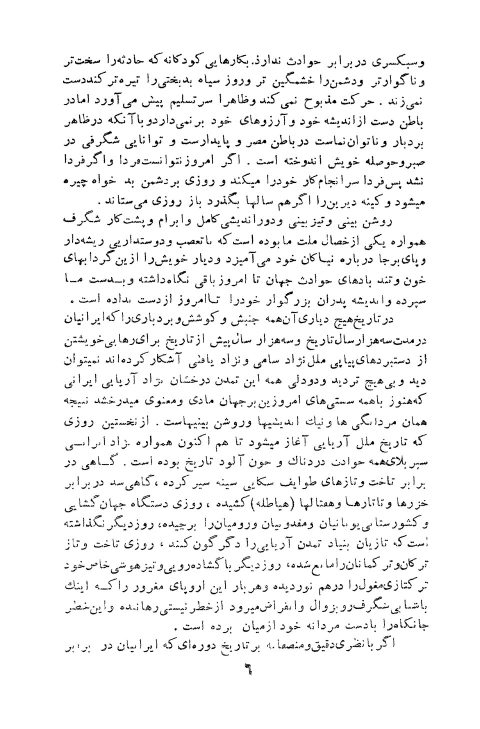
#> input picture assets/sources/babak_by_nafisi_page10.jpg, 960 x 1457 px (shown at 1/2 size)
$ python -i tesseract_preprocess.py   (imports and definitions only)
#> lines starting #> are read from the running program, lines starting #| are printed output that depends on the picture
#> further down, picture is the input picture: shape (1457, 960); min 0, max 255, mean 242.4
"""Named, reproducible image preprocessing profiles for Tesseract benchmarks."""

from __future__ import annotations

from dataclasses import asdict, dataclass

import cv2
import numpy as np
from PIL import Image


@dataclass(frozen=True)
class PreprocessConfig:
    name: str
    min_width: int = 0
    deskew: bool = False
    denoise: bool = False
    clahe: bool = False
    threshold: str = "none"
    border_px: int = 0

    def to_dict(self) -> dict[str, object]:
        return asdict(self)


PROFILES = {
    "raw": PreprocessConfig("raw"),
    "grayscale": PreprocessConfig("grayscale"),
    "upscale": PreprocessConfig("upscale", min_width=1800),
    "document_clean": PreprocessConfig(
        "document_clean",
        min_width=1800,
        deskew=True,
        denoise=True,
        clahe=True,
        threshold="adaptive",
        border_px=12,
    ),
}


def _deskew(gray: np.ndarray) -> np.ndarray:
    inverted = cv2.bitwise_not(gray)
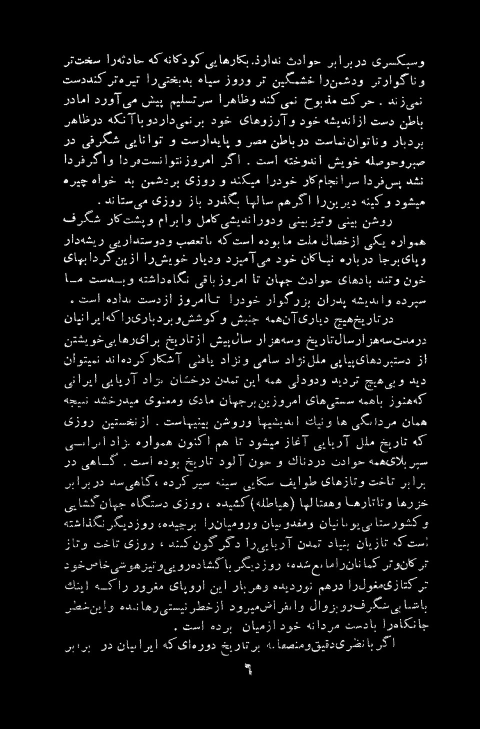
#> inverted: shape (1457, 960) (shown at 1/2 size); min 0, max 255, mean 12.6
    points = np.column_stack(np.where(inverted > 0))
#> points = 274274 pairs, first value 96 to 1351, second value 120 to 863
    if len(points) < 20:
        return gray
    angle = cv2.minAreaRect(points)[-1]
#> angle = -89.49
    angle = -(90 + angle) if angle < -45 else -angle
#> angle = -0.513
    if abs(angle) < 0.05 or abs(angle) > 15:
        return gray
    height, width = gray.shape
#> height = 1457; width = 960
    matrix = cv2.getRotationMatrix2D((width / 2, height / 2), angle, 1.0)
#> matrix = [[1, -0.00895, 6.54], [0.00895, 1, -4.27]]
    return cv2.warpAffine(
        gray,
        matrix,
        (width, height),
        flags=cv2.INTER_CUBIC,
        borderMode=cv2.BORDER_CONSTANT,
        borderValue=255,
    )
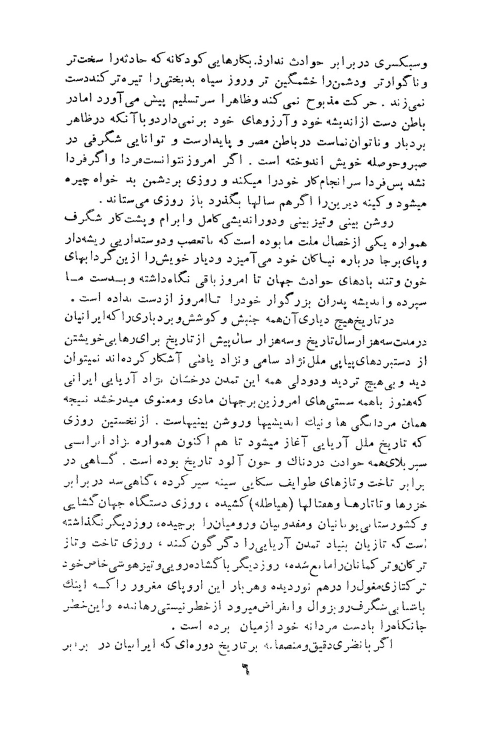
#> returned value: shape (1457, 960) (shown at 1/2 size); min 0, max 255, mean 242.3


# [40 lines left out: function preprocess_image, not called in this run]

>>> import cv2
>>> picture = cv2.imread('../../assets/sources/babak_by_nafisi_page10.jpg', cv2.IMREAD_GRAYSCALE)
>>> result = _deskew(picture)
